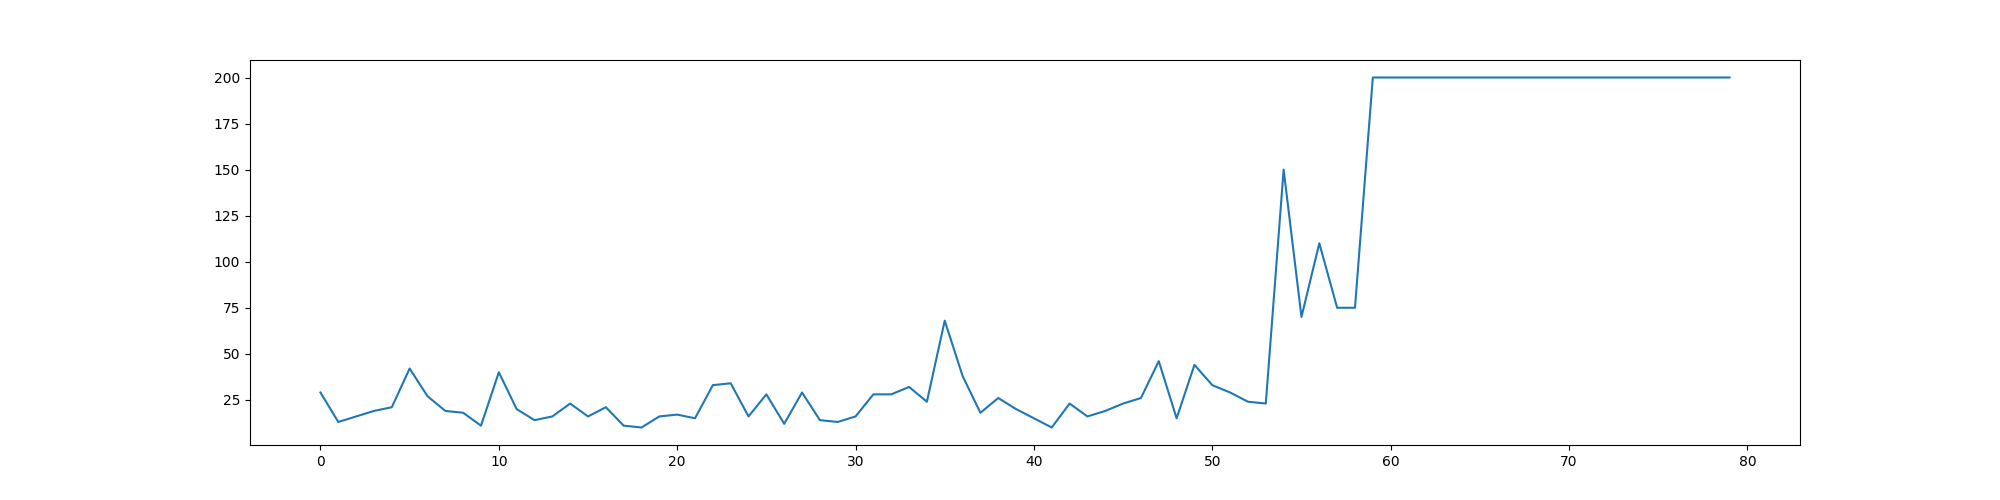

Write the Python code that produced this figure.
'''
Soft Actor-Critic version 2
using target Q instead of V net: 2 Q net, 2 target Q net, 1 policy net
add alpha loss compared with version 1
paper: https://arxiv.org/pdf/1812.05905.pdf
'''


import math
import random

import gym
import numpy as np

import torch
import torch.nn as nn
import torch.optim as optim
import torch.nn.functional as F
from torch.distributions import Normal

from IPython.display import clear_output
import matplotlib.pyplot as plt
from matplotlib import animation
from IPython.display import display
from reacher import Reacher

import argparse
import time

GPU = True
device_idx = 0
if GPU:
    device = torch.device("cuda:" + str(device_idx) if torch.cuda.is_available() else "cpu")
else:
    device = torch.device("cpu")
print(device)


parser = argparse.ArgumentParser(description='Train or test neural net motor controller.')
parser.add_argument('--train', dest='train', action='store_true', default=False)
parser.add_argument('--test', dest='test', action='store_true', default=False)

args = parser.parse_args()


class ReplayBuffer:
    def __init__(self, capacity):
        self.capacity = capacity
        self.buffer = []
        self.position = 0
    
    def push(self, state, action, reward, next_state, done):
        if len(self.buffer) < self.capacity:
            self.buffer.append(None)
        self.buffer[self.position] = (state, action, reward, next_state, done)
        self.position = int((self.position + 1) % self.capacity)  # as a ring buffer
    
    def sample(self, batch_size):
        batch = random.sample(self.buffer, batch_size)
        state, action, reward, next_state, done = map(np.stack, zip(*batch)) # stack for each element
        ''' 
        the * serves as unpack: sum(a,b) <=> batch=(a,b), sum(*batch) ;
        zip: a=[1,2], b=[2,3], zip(a,b) => [(1, 2), (2, 3)] ;
        the map serves as mapping the function on each list element: map(square, [2,3]) => [4,9] ;
        np.stack((1,2)) => array([1, 2])
        '''
        return state, action, reward, next_state, done
    
    def __len__(self):
        return len(self.buffer)

class NormalizedActions(gym.ActionWrapper):
    def _action(self, action):
        low  = self.action_space.low
        high = self.action_space.high
        
        action = low + (action + 1.0) * 0.5 * (high - low)
        action = np.clip(action, low, high)
        
        return action

    def _reverse_action(self, action):
        low  = self.action_space.low
        high = self.action_space.high
        
        action = 2 * (action - low) / (high - low) - 1
        action = np.clip(action, low, high)
        
        return action


class ValueNetwork(nn.Module):
    def __init__(self, state_dim, hidden_dim, init_w=3e-3):
        super(ValueNetwork, self).__init__()
        
        self.linear1 = nn.Linear(state_dim, hidden_dim)
        self.linear2 = nn.Linear(hidden_dim, hidden_dim)
        self.linear3 = nn.Linear(hidden_dim, hidden_dim)
        self.linear4 = nn.Linear(hidden_dim, 1)
        # weights initialization
        self.linear4.weight.data.uniform_(-init_w, init_w)
        self.linear4.bias.data.uniform_(-init_w, init_w)
        
    def forward(self, state):
        x = F.relu(self.linear1(state))
        x = F.relu(self.linear2(x))
        x = F.relu(self.linear3(x))
        x = self.linear4(x)
        return x
        
        
class SoftQNetwork(nn.Module):
    def __init__(self, num_inputs, num_actions, hidden_size, init_w=3e-3):
        super(SoftQNetwork, self).__init__()
        
        self.linear1 = nn.Linear(num_inputs + num_actions, hidden_size)
        self.linear2 = nn.Linear(hidden_size, hidden_size)
        self.linear3 = nn.Linear(hidden_size, hidden_size)
        self.linear4 = nn.Linear(hidden_size, 1)
        
        self.linear4.weight.data.uniform_(-init_w, init_w)
        self.linear4.bias.data.uniform_(-init_w, init_w)
        
    def forward(self, state, action):
        x = torch.cat([state, action], 1) # the dim 0 is number of samples
        x = F.relu(self.linear1(x))
        x = F.relu(self.linear2(x))
        x = F.relu(self.linear3(x))
        x = self.linear4(x)
        return x
        
        
class PolicyNetwork(nn.Module):
    def __init__(self, num_inputs, num_actions, hidden_size, action_range=1., init_w=3e-3, log_std_min=-20, log_std_max=2):
        super(PolicyNetwork, self).__init__()
        
        self.log_std_min = log_std_min
        self.log_std_max = log_std_max
        
        self.linear1 = nn.Linear(num_inputs, hidden_size)
        self.linear2 = nn.Linear(hidden_size, hidden_size)
        self.linear3 = nn.Linear(hidden_size, hidden_size)
        self.linear4 = nn.Linear(hidden_size, hidden_size)

        self.mean_linear = nn.Linear(hidden_size, num_actions)
        self.mean_linear.weight.data.uniform_(-init_w, init_w)
        self.mean_linear.bias.data.uniform_(-init_w, init_w)
        
        self.log_std_linear = nn.Linear(hidden_size, num_actions)
        self.log_std_linear.weight.data.uniform_(-init_w, init_w)
        self.log_std_linear.bias.data.uniform_(-init_w, init_w)

        self.action_range = action_range
        self.num_actions = num_actions

        
    def forward(self, state):
        x = F.relu(self.linear1(state))
        x = F.relu(self.linear2(x))
        x = F.relu(self.linear3(x))
        x = F.relu(self.linear4(x))

        mean    = (self.mean_linear(x))
        # mean    = F.leaky_relu(self.mean_linear(x))
        log_std = self.log_std_linear(x)
        log_std = torch.clamp(log_std, self.log_std_min, self.log_std_max)
        
        return mean, log_std
    
    def evaluate(self, state, epsilon=1e-6):
        '''
        generate sampled action with state as input wrt the policy network;
        '''
        mean, log_std = self.forward(state)
        std = log_std.exp() # no clip in evaluation, clip affects gradients flow
        
        normal = Normal(0, 1)
        z      = normal.sample() 
        action_0 = torch.tanh(mean + std*z.to(device)) # TanhNormal distribution as actions; reparameterization trick
        action = self.action_range*action_0
        # The log-likelihood here is for the TanhNorm distribution instead of only Gaussian distribution. \
        # The TanhNorm forces the Gaussian with infinite action range to be finite. \
        # For the three terms in this log-likelihood estimation: \
        # (1). the first term is the log probability of action as in common \
        # stochastic Gaussian action policy (without Tanh); \
        # (2). the second term is the caused by the Tanh(), \
        # as shown in appendix C. Enforcing Action Bounds of https://arxiv.org/pdf/1801.01290.pdf, \
        # the epsilon is for preventing the negative cases in log; \
        # (3). the third term is caused by the action range I used in this code is not (-1, 1) but with \
        # an arbitrary action range, which is slightly different from original paper.
        log_prob = Normal(mean, std).log_prob(mean+ std*z.to(device)) - torch.log(1. - action_0.pow(2) + epsilon) -  np.log(self.action_range)
        # both dims of normal.log_prob and -log(1-a**2) are (N,dim_of_action); 
        # the Normal.log_prob outputs the same dim of input features instead of 1 dim probability, 
        # needs sum up across the features dim to get 1 dim prob; or else use Multivariate Normal.
        log_prob = log_prob.sum(dim=1, keepdim=True)
        return action, log_prob, z, mean, log_std
        
    
    def get_action(self, state, deterministic):
        state = torch.FloatTensor(state).unsqueeze(0).to(device)
        mean, log_std = self.forward(state)
        std = log_std.exp()
        
        normal = Normal(0, 1)
        z      = normal.sample().to(device)
        action = self.action_range* torch.tanh(mean + std*z)
        
        action = self.action_range* torch.tanh(mean).detach().cpu().numpy()[0] if deterministic else action.detach().cpu().numpy()[0]
        return action


    def sample_action(self,):
        a=torch.FloatTensor(self.num_actions).uniform_(-1, 1)
        return self.action_range*a.numpy()


class SAC_Trainer():
    def __init__(self, replay_buffer, hidden_dim, action_range):
        self.replay_buffer = replay_buffer

        self.soft_q_net1 = SoftQNetwork(state_dim, action_dim, hidden_dim).to(device)
        self.soft_q_net2 = SoftQNetwork(state_dim, action_dim, hidden_dim).to(device)
        self.target_soft_q_net1 = SoftQNetwork(state_dim, action_dim, hidden_dim).to(device)
        self.target_soft_q_net2 = SoftQNetwork(state_dim, action_dim, hidden_dim).to(device)
        self.policy_net = PolicyNetwork(state_dim, action_dim, hidden_dim, action_range).to(device)
        self.log_alpha = torch.zeros(1, dtype=torch.float32, requires_grad=True, device=device)
        print('Soft Q Network (1,2): ', self.soft_q_net1)
        print('Policy Network: ', self.policy_net)

        for target_param, param in zip(self.target_soft_q_net1.parameters(), self.soft_q_net1.parameters()):
            target_param.data.copy_(param.data)
        for target_param, param in zip(self.target_soft_q_net2.parameters(), self.soft_q_net2.parameters()):
            target_param.data.copy_(param.data)

        self.soft_q_criterion1 = nn.MSELoss()
        self.soft_q_criterion2 = nn.MSELoss()

        soft_q_lr = 3e-4
        policy_lr = 3e-4
        alpha_lr  = 3e-4

        self.soft_q_optimizer1 = optim.Adam(self.soft_q_net1.parameters(), lr=soft_q_lr)
        self.soft_q_optimizer2 = optim.Adam(self.soft_q_net2.parameters(), lr=soft_q_lr)
        self.policy_optimizer = optim.Adam(self.policy_net.parameters(), lr=policy_lr)
        self.alpha_optimizer = optim.Adam([self.log_alpha], lr=alpha_lr)

    
    def update(self, batch_size, reward_scale=10., auto_entropy=True, target_entropy=-2, gamma=0.99,soft_tau=1e-2):
        state, action, reward, next_state, done = self.replay_buffer.sample(batch_size)
        # print('sample:', state, action,  reward, done)

        state      = torch.FloatTensor(state).to(device)
        next_state = torch.FloatTensor(next_state).to(device)
        action     = torch.FloatTensor(action).to(device)
        reward     = torch.FloatTensor(reward).unsqueeze(1).to(device)  # reward is single value, unsqueeze() to add one dim to be [reward] at the sample dim;
        done       = torch.FloatTensor(np.float32(done)).unsqueeze(1).to(device)

        predicted_q_value1 = self.soft_q_net1(state, action)
        predicted_q_value2 = self.soft_q_net2(state, action)
        new_action, log_prob, z, mean, log_std = self.policy_net.evaluate(state)
        new_next_action, next_log_prob, _, _, _ = self.policy_net.evaluate(next_state)
        reward = reward_scale * (reward - reward.mean(dim=0)) / (reward.std(dim=0) + 1e-6) # normalize with batch mean and std; plus a small number to prevent numerical problem
    # Updating alpha wrt entropy
        # alpha = 0.0  # trade-off between exploration (max entropy) and exploitation (max Q) 
        if auto_entropy is True:
            alpha_loss = -(self.log_alpha * (log_prob + target_entropy).detach()).mean()
            # print('alpha loss: ',alpha_loss)
            self.alpha_optimizer.zero_grad()
            alpha_loss.backward()
            self.alpha_optimizer.step()
            self.alpha = self.log_alpha.exp()
        else:
            self.alpha = 1.
            alpha_loss = 0

    # Training Q Function
        target_q_min = torch.min(self.target_soft_q_net1(next_state, new_next_action),self.target_soft_q_net2(next_state, new_next_action)) - self.alpha * next_log_prob
        target_q_value = reward + (1 - done) * gamma * target_q_min # if done==1, only reward
        q_value_loss1 = self.soft_q_criterion1(predicted_q_value1, target_q_value.detach())  # detach: no gradients for the variable
        q_value_loss2 = self.soft_q_criterion2(predicted_q_value2, target_q_value.detach())


        self.soft_q_optimizer1.zero_grad()
        q_value_loss1.backward()
        self.soft_q_optimizer1.step()
        self.soft_q_optimizer2.zero_grad()
        q_value_loss2.backward()
        self.soft_q_optimizer2.step()  

    # Training Policy Function
        predicted_new_q_value = torch.min(self.soft_q_net1(state, new_action),self.soft_q_net2(state, new_action))
        policy_loss = (self.alpha * log_prob - predicted_new_q_value).mean()

        self.policy_optimizer.zero_grad()
        policy_loss.backward()
        self.policy_optimizer.step()
        
        # print('q loss: ', q_value_loss1, q_value_loss2)
        # print('policy loss: ', policy_loss )


    # Soft update the target value net
        for target_param, param in zip(self.target_soft_q_net1.parameters(), self.soft_q_net1.parameters()):
            target_param.data.copy_(  # copy data value into target parameters
                target_param.data * (1.0 - soft_tau) + param.data * soft_tau
            )
        for target_param, param in zip(self.target_soft_q_net2.parameters(), self.soft_q_net2.parameters()):
            target_param.data.copy_(  # copy data value into target parameters
                target_param.data * (1.0 - soft_tau) + param.data * soft_tau
            )
        return predicted_new_q_value.mean()

    def save_model(self, path):
        torch.save(self.soft_q_net1.state_dict(), path+'_q1')
        torch.save(self.soft_q_net2.state_dict(), path+'_q2')
        torch.save(self.policy_net.state_dict(), path+'_policy')

    def load_model(self, path):
        self.soft_q_net1.load_state_dict(torch.load(path+'_q1'))
        self.soft_q_net2.load_state_dict(torch.load(path+'_q2'))
        self.policy_net.load_state_dict(torch.load(path+'_policy'))

        self.soft_q_net1.eval()
        self.soft_q_net2.eval()
        self.policy_net.eval()


def plot(rewards):
    clear_output(True)
    plt.figure(figsize=(20,5))
    plt.plot(rewards)
    plt.savefig('sac_v2.png')
    # plt.show()


replay_buffer_size = 1e6
replay_buffer = ReplayBuffer(replay_buffer_size)

# choose env
ENV = ['Pendulum', 'Reacher'][0]
if ENV == 'Reacher':
    NUM_JOINTS=2
    LINK_LENGTH=[200, 140]
    INI_JOING_ANGLES=[0.1, 0.1]
    # NUM_JOINTS=4
    # LINK_LENGTH=[200, 140, 80, 50]
    # INI_JOING_ANGLES=[0.1, 0.1, 0.1, 0.1]
    SCREEN_SIZE=1000
    SPARSE_REWARD=False
    SCREEN_SHOT=False
    action_range = 10.0

    env=Reacher(screen_size=SCREEN_SIZE, num_joints=NUM_JOINTS, link_lengths = LINK_LENGTH, \
    ini_joint_angles=INI_JOING_ANGLES, target_pos = [369,430], render=True, change_goal=False)
    action_dim = env.num_actions
    state_dim  = env.num_observations
elif ENV == 'Pendulum':
    env = NormalizedActions(gym.make("Pendulum-v0"))
    action_dim = env.action_space.shape[0]
    state_dim  = env.observation_space.shape[0]
    action_range=1.


# hyper-parameters for RL training
max_episodes  = 1000
max_steps   = 20 if ENV ==  'Reacher' else 150  # Pendulum needs 150 steps per episode to learn well, cannot handle 20
frame_idx   = 0
batch_size  = 256
explore_steps = 200  # for random action sampling in the beginning of training
update_itr = 1
AUTO_ENTROPY=True
DETERMINISTIC=False
hidden_dim = 512
rewards     = []
model_path = './model/sac_v2'

sac_trainer=SAC_Trainer(replay_buffer, hidden_dim=hidden_dim, action_range=action_range  )

if __name__ == '__main__':
    if args.train:
        # training loop
        for eps in range(max_episodes):
            if ENV == 'Reacher':
                state = env.reset(SCREEN_SHOT)
            elif ENV == 'Pendulum':
                state =  env.reset()
            episode_reward = 0
            
            
            for step in range(max_steps):
                if frame_idx > explore_steps:
                    action = sac_trainer.policy_net.get_action(state, deterministic = DETERMINISTIC)
                else:
                    action = sac_trainer.policy_net.sample_action()
                if ENV ==  'Reacher':
                    next_state, reward, done, _ = env.step(action, SPARSE_REWARD, SCREEN_SHOT)
                elif ENV ==  'Pendulum':
                    next_state, reward, done, _ = env.step(action)
                    env.render()       
                    
                replay_buffer.push(state, action, reward, next_state, done)
                
                state = next_state
                episode_reward += reward
                frame_idx += 1
                
                
                if len(replay_buffer) > batch_size:
                    for i in range(update_itr):
                        _=sac_trainer.update(batch_size, reward_scale=10., auto_entropy=AUTO_ENTROPY, target_entropy=-1.*action_dim)

                if done:
                    break

            if eps % 20 == 0 and eps>0: # plot and model saving interval
                plot(rewards)
                sac_trainer.save_model(model_path)
            print('Episode: ', eps, '| Episode Reward: ', episode_reward)
            rewards.append(episode_reward)
        sac_trainer.save_model(model_path)

    if args.test:
        sac_trainer.load_model(model_path)
        for eps in range(10):
            if ENV == 'Reacher':
                state = env.reset(SCREEN_SHOT)
            elif ENV == 'Pendulum':
                state =  env.reset()
            episode_reward = 0

            for step in range(max_steps):
                action = sac_trainer.policy_net.get_action(state, deterministic = DETERMINISTIC)
                if ENV ==  'Reacher':
                    next_state, reward, done, _ = env.step(action, SPARSE_REWARD, SCREEN_SHOT)
                elif ENV ==  'Pendulum':
                    next_state, reward, done, _ = env.step(action)
                    env.render()   


                episode_reward += reward
                state=next_state

            print('Episode: ', eps, '| Episode Reward: ', episode_reward)
